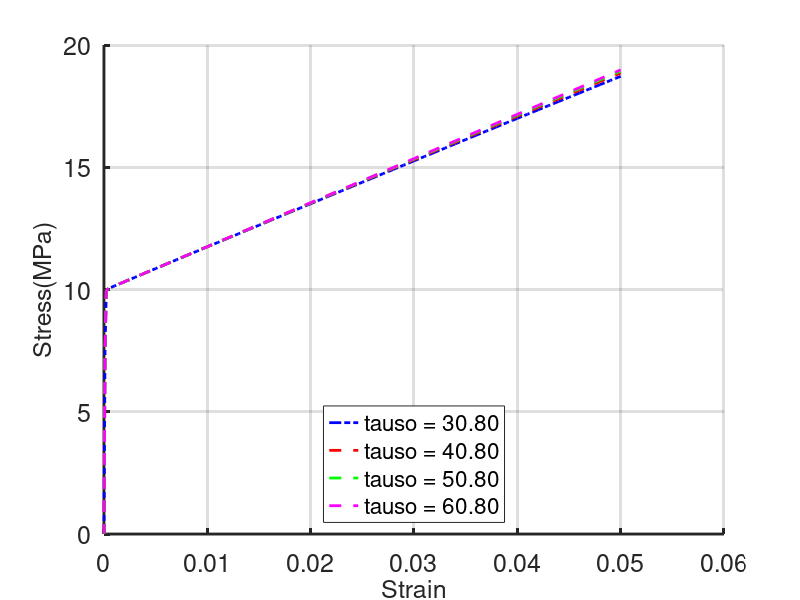

The MATLAB script that drew this image: (Note: this script raises an error after producing the figure.)
clear all;
close all;
clc

% Load multiple datasets
SSCPFE1 = load("./Sim1.dat");
SSCPFE2 = load("./Sim2.dat");
SSCPFE3 = load("./Sim3.dat");
SSCPFE4 = load("./Sim4.dat");
% Add more datasets as needed
% SSCPFE3 = load("./Sim3.dat");

%% Plot the overall stress-strain curves for all datasets
figure(1)
hold on  % Keep adding plots to the same figure
plot(SSCPFE1(:,1), SSCPFE1(:,2), 'b-.', 'linewidth', 2 )  % Plot first dataset
plot(SSCPFE2(:,1), SSCPFE2(:,2), 'r--', 'linewidth', 2 )  % Plot second dataset
plot(SSCPFE3(:,1), SSCPFE3(:,2), 'g--', 'linewidth', 2 ) 
plot(SSCPFE4(:,1), SSCPFE4(:,2), 'm--', 'linewidth', 2 ) 
% Add more plots for additional datasets
% plot(SSCPFE3(:,1), SSCPFE3(:,2), 'g-', 'linewidth', 2 )

grid on;
legend({'tauso = 30.80', 'tauso = 40.80', 'tauso = 50.80', 'tauso = 60.80'}, 'Location', 'south')  % Update legend for all datasets
set(gca, 'fontsize', 18, 'linewidth', 2)
xlabel('Strain', 'fontsize', 18)
ylabel('Stress(MPa)', 'fontsize', 18)

% Save the figure
hgexport(gcf, 'Fig_OverallResponse.jpg', hgexport('factorystyle'), 'Format', 'pdf');